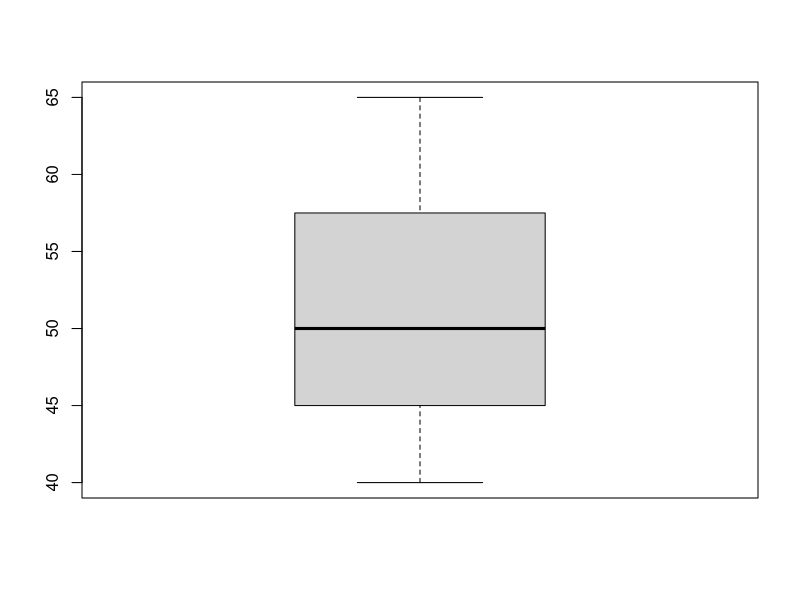

The R script that drew this image:
name<- c("john","mark","kevin")
score<- c(50,40,65)
df<-data.frame(name,score)
View(df)
write.csv(df,"df.csv")
boxplot(score)